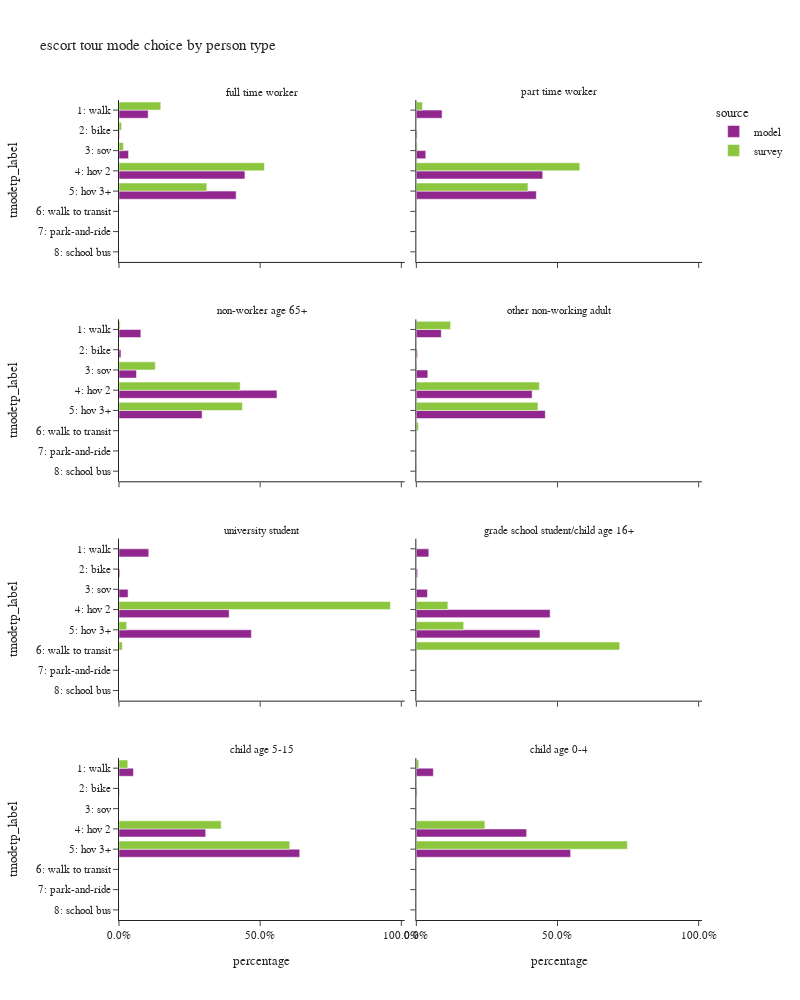

This figure's notebook cell:
### Code cell
plot_mode_choice(es_tour,"pptyp_label",
                 {"pptyp_label":["full time worker","part time worker","non-worker age 65+","other non-working adult",
                                 "university student","grade school student/child age 16+","child age 5-15","child age 0-4"],
                  "tmodetp_label":["1: walk","2: bike","3: sov","4: hov 2","5: hov 3+","6: walk to transit",
                                   "7: park-and-ride","8: school bus","9: other–survey only"]},
                 "person type",
                 2,1000)

### Figure 1 — Plotly figure (JSON) as saved in the notebook; plotly's stock layout.template omitted (floating-point values rounded to 4 significant figures)
{"data": [{"alignmentgroup": "True", "customdata": [[15637], [302], [5108], [67519], [62819]], "hovertemplate": "source=model<br>pptyp_label=full time worker<br>percentage=%{x}<br>tmodetp_label=%{y}<br>sample count=%{customdata[0]}<extra></extra>", "legendgroup": "model", "marker": {"color": "#91268F", "pattern": {"shape": ""}}, "name": "model", "offsetgroup": "model", "orientation": "h", "showlegend": true, "textposition": "auto", "type": "bar", "x": [0.1033, 0.001995, 0.03374, 0.446, 0.415], "xaxis": "x7", "y": ["1: walk", "2: bike", "3: sov", "4: hov 2", "5: hov 3+"], "yaxis": "y7"}, {"alignmentgroup": "True", "customdata": [[5524], [161], [2028], [27128], [25760]], "hovertemplate": "source=model<br>pptyp_label=part time worker<br>percentage=%{x}<br>tmodetp_label=%{y}<br>sample count=%{customdata[0]}<extra></extra>", "legendgroup": "model", "marker": {"color": "#91268F", "pattern": {"shape": ""}}, "name": "model", "offsetgroup": "model", "orientation": "h", "showlegend": false, "textposition": "auto", "type": "bar", "x": [0.09115, 0.002657, 0.03346, 0.4476, 0.4251], "xaxis": "x8", "y": ["1: walk", "2: bike", "3: sov", "4: hov 2", "5: hov 3+"], "yaxis": "y8"}, {"alignmentgroup": "True", "customdata": [[7485], [674], [5981], [54115], [28474]], "hovertemplate": "source=model<br>pptyp_label=non-worker age 65+<br>percentage=%{x}<br>tmodetp_label=%{y}<br>sample count=%{customdata[0]}<extra></extra>", "legendgroup": "model", "marker": {"color": "#91268F", "pattern": {"shape": ""}}, "name": "model", "offsetgroup": "model", "orientation": "h", "showlegend": false, "textposition": "auto", "type": "bar", "x": [0.07738, 0.006968, 0.06183, 0.5594, 0.2944], "xaxis": "x5", "y": ["1: walk", "2: bike", "3: sov", "4: hov 2", "5: hov 3+"], "yaxis": "y5"}, {"alignmentgroup": "True", "customdata": [[16693], [748], [7674], [77458], [86250]], "hovertemplate": "source=model<br>pptyp_label=other non-working adult<br>percentage=%{x}<br>tmodetp_label=%{y}<br>sample count=%{customdata[0]}<extra></extra>", "legendgroup": "model", "marker": {"color": "#91268F", "pattern": {"shape": ""}}, "name": "model", "offsetgroup": "model", "orientation": "h", "showlegend": false, "textposition": "auto", "type": "bar", "x": [0.08841, 0.003961, 0.04064, 0.4102, 0.4568], "xaxis": "x6", "y": ["1: walk", "2: bike", "3: sov", "4: hov 2", "5: hov 3+"], "yaxis": "y6"}, {"alignmentgroup": "True", "customdata": [[475], [14], [145], [1758], [2113]], "hovertemplate": "source=model<br>pptyp_label=university student<br>percentage=%{x}<br>tmodetp_label=%{y}<br>sample count=%{customdata[0]}<extra></extra>", "legendgroup": "model", "marker": {"color": "#91268F", "pattern": {"shape": ""}}, "name": "model", "offsetgroup": "model", "orientation": "h", "showlegend": false, "textposition": "auto", "type": "bar", "x": [0.1054, 0.003108, 0.03219, 0.3902, 0.469], "xaxis": "x3", "y": ["1: walk", "2: bike", "3: sov", "4: hov 2", "5: hov 3+"], "yaxis": "y3"}, {"alignmentgroup": "True", "customdata": [[191], [20], [170], [2049], [1894]], "hovertemplate": "source=model<br>pptyp_label=grade school student/child age 16+<br>percentage=%{x}<br>tmodetp_label=%{y}<br>sample count=%{customdata[0]}<extra></extra>", "legendgroup": "model", "marker": {"color": "#91268F", "pattern": {"shape": ""}}, "name": "model", "offsetgroup": "model", "orientation": "h", "showlegend": false, "textposition": "auto", "type": "bar", "x": [0.04417, 0.004625, 0.03932, 0.4739, 0.438], "xaxis": "x4", "y": ["1: walk", "2: bike", "3: sov", "4: hov 2", "5: hov 3+"], "yaxis": "y4"}, {"alignmentgroup": "True", "customdata": [[2856], [86], [17131], [35717]], "hovertemplate": "source=model<br>pptyp_label=child age 5-15<br>percentage=%{x}<br>tmodetp_label=%{y}<br>sample count=%{customdata[0]}<extra></extra>", "legendgroup": "model", "marker": {"color": "#91268F", "pattern": {"shape": ""}}, "name": "model", "offsetgroup": "model", "orientation": "h", "showlegend": false, "textposition": "auto", "type": "bar", "x": [0.05119, 0.001541, 0.3071, 0.6402], "xaxis": "x", "y": ["1: walk", "2: bike", "4: hov 2", "5: hov 3+"], "yaxis": "y"}, {"alignmentgroup": "True", "customdata": [[3940], [167], [25533], [35723]], "hovertemplate": "source=model<br>pptyp_label=child age 0-4<br>percentage=%{x}<br>tmodetp_label=%{y}<br>sample count=%{customdata[0]}<extra></extra>", "legendgroup": "model", "marker": {"color": "#91268F", "pattern": {"shape": ""}}, "name": "model", "offsetgroup": "model", "orientation": "h", "showlegend": false, "textposition": "auto", "type": "bar", "x": [0.06028, 0.002555, 0.3906, 0.5465], "xaxis": "x2", "y": ["1: walk", "2: bike", "4: hov 2", "5: hov 3+"], "yaxis": "y2"}, {"alignmentgroup": "True", "customdata": [[35], [8], [10], [114], [66], [2]], "hovertemplate": "source=survey<br>pptyp_label=full time worker<br>percentage=%{x}<br>tmodetp_label=%{y}<br>sample count=%{customdata[0]}<extra></extra>", "legendgroup": "survey", "marker": {"color": "#8CC63E", "pattern": {"shape": ""}}, "name": "survey", "offsetgroup": "survey", "orientation": "h", "showlegend": true, "textposition": "auto", "type": "bar", "x": [0.1479, 0.009274, 0.01534, 0.5153, 0.311, 0.001134], "xaxis": "x7", "y": ["1: walk", "2: bike", "3: sov", "4: hov 2", "5: hov 3+", "6: walk to transit"], "yaxis": "y7"}, {"alignmentgroup": "True", "customdata": [[7], [2], [31], [28], [1]], "hovertemplate": "source=survey<br>pptyp_label=part time worker<br>percentage=%{x}<br>tmodetp_label=%{y}<br>sample count=%{customdata[0]}<extra></extra>", "legendgroup": "survey", "marker": {"color": "#8CC63E", "pattern": {"shape": ""}}, "name": "survey", "offsetgroup": "survey", "orientation": "h", "showlegend": false, "textposition": "auto", "type": "bar", "x": [0.02182, 0.003179, 0.5789, 0.3954, 0.0007061], "xaxis": "x8", "y": ["1: walk", "3: sov", "4: hov 2", "5: hov 3+", "6: walk to transit"], "yaxis": "y8"}, {"alignmentgroup": "True", "customdata": [[5], [12], [40], [25], [1]], "hovertemplate": "source=survey<br>pptyp_label=non-worker age 65+<br>percentage=%{x}<br>tmodetp_label=%{y}<br>sample count=%{customdata[0]}<extra></extra>", "legendgroup": "survey", "marker": {"color": "#8CC63E", "pattern": {"shape": ""}}, "name": "survey", "offsetgroup": "survey", "orientation": "h", "showlegend": false, "textposition": "auto", "type": "bar", "x": [0.003936, 0.1285, 0.4293, 0.4371, 0.001111], "xaxis": "x5", "y": ["1: walk", "3: sov", "4: hov 2", "5: hov 3+", "6: walk to transit"], "yaxis": "y5"}, {"alignmentgroup": "True", "customdata": [[21], [2], [5], [74], [40], [3], [1]], "hovertemplate": "source=survey<br>pptyp_label=other non-working adult<br>percentage=%{x}<br>tmodetp_label=%{y}<br>sample count=%{customdata[0]}<extra></extra>", "legendgroup": "survey", "marker": {"color": "#8CC63E", "pattern": {"shape": ""}}, "name": "survey", "offsetgroup": "survey", "orientation": "h", "showlegend": false, "textposition": "auto", "type": "bar", "x": [0.1214, 0.0008328, 0.002336, 0.4358, 0.4308, 0.007304, 0.001431], "xaxis": "x6", "y": ["1: walk", "2: bike", "3: sov", "4: hov 2", "5: hov 3+", "6: walk to transit", "8: school bus"], "yaxis": "y6"}, {"alignmentgroup": "True", "customdata": [[6], [1], [1]], "hovertemplate": "source=survey<br>pptyp_label=university student<br>percentage=%{x}<br>tmodetp_label=%{y}<br>sample count=%{customdata[0]}<extra></extra>", "legendgroup": "survey", "marker": {"color": "#8CC63E", "pattern": {"shape": ""}}, "name": "survey", "offsetgroup": "survey", "orientation": "h", "showlegend": false, "textposition": "auto", "type": "bar", "x": [0.9613, 0.02695, 0.01178], "xaxis": "x3", "y": ["4: hov 2", "5: hov 3+", "6: walk to transit"], "yaxis": "y3"}, {"alignmentgroup": "True", "customdata": [[4], [2], [1]], "hovertemplate": "source=survey<br>pptyp_label=grade school student/child age 16+<br>percentage=%{x}<br>tmodetp_label=%{y}<br>sample count=%{customdata[0]}<extra></extra>", "legendgroup": "survey", "marker": {"color": "#8CC63E", "pattern": {"shape": ""}}, "name": "survey", "offsetgroup": "survey", "orientation": "h", "showlegend": false, "textposition": "auto", "type": "bar", "x": [0.1117, 0.1678, 0.7206], "xaxis": "x4", "y": ["4: hov 2", "5: hov 3+", "6: walk to transit"], "yaxis": "y4"}, {"alignmentgroup": "True", "customdata": [[5], [12], [34], [1], [2]], "hovertemplate": "source=survey<br>pptyp_label=child age 5-15<br>percentage=%{x}<br>tmodetp_label=%{y}<br>sample count=%{customdata[0]}<extra></extra>", "legendgroup": "survey", "marker": {"color": "#8CC63E", "pattern": {"shape": ""}}, "name": "survey", "offsetgroup": "survey", "orientation": "h", "showlegend": false, "textposition": "auto", "type": "bar", "x": [0.03117, 0.362, 0.6048, 0.001156, 0.0008817], "xaxis": "x", "y": ["1: walk", "4: hov 2", "5: hov 3+", "6: walk to transit", "8: school bus"], "yaxis": "y"}, {"alignmentgroup": "True", "customdata": [[7], [1], [8], [33]], "hovertemplate": "source=survey<br>pptyp_label=child age 0-4<br>percentage=%{x}<br>tmodetp_label=%{y}<br>sample count=%{customdata[0]}<extra></extra>", "legendgroup": "survey", "marker": {"color": "#8CC63E", "pattern": {"shape": ""}}, "name": "survey", "offsetgroup": "survey", "orientation": "h", "showlegend": false, "textposition": "auto", "type": "bar", "x": [0.008587, 0.001095, 0.2428, 0.7475], "xaxis": "x2", "y": ["1: walk", "2: bike", "4: hov 2", "5: hov 3+"], "yaxis": "y2"}], "layout": {"annotations": [{"font": {}, "showarrow": false, "text": "child age 5-15", "x": 0.245, "xanchor": "center", "xref": "paper", "y": 0.1975, "yanchor": "bottom", "yref": "paper"}, {"font": {}, "showarrow": false, "text": "child age 0-4", "x": 0.755, "xanchor": "center", "xref": "paper", "y": 0.1975, "yanchor": "bottom", "yref": "paper"}, {"font": {}, "showarrow": false, "text": "university student", "x": 0.245, "xanchor": "center", "xref": "paper", "y": 0.465, "yanchor": "bottom", "yref": "paper"}, {"font": {}, "showarrow": false, "text": "grade school student/child age 16+", "x": 0.755, "xanchor": "center", "xref": "paper", "y": 0.465, "yanchor": "bottom", "yref": "paper"}, {"font": {}, "showarrow": false, "text": "non-worker age 65+", "x": 0.245, "xanchor": "center", "xref": "paper", "y": 0.7325, "yanchor": "bottom", "yref": "paper"}, {"font": {}, "showarrow": false, "text": "other non-working adult", "x": 0.755, "xanchor": "center", "xref": "paper", "y": 0.7325, "yanchor": "bottom", "yref": "paper"}, {"font": {}, "showarrow": false, "text": "full time worker", "x": 0.245, "xanchor": "center", "xref": "paper", "y": 1.0, "yanchor": "bottom", "yref": "paper"}, {"font": {}, "showarrow": false, "text": "part time worker", "x": 0.755, "xanchor": "center", "xref": "paper", "y": 1.0, "yanchor": "bottom", "yref": "paper"}], "barmode": "group", "height": 1000, "legend": {"title": {"text": "source"}, "tracegroupgap": 0}, "title": {"text": "escort tour mode choice by person type"}, "width": 800, "xaxis": {"anchor": "y", "domain": [0.0, 0.49], "tickformat": ".1%", "title": {"text": "percentage"}}, "xaxis2": {"anchor": "y2", "domain": [0.51, 1.0], "matches": "x", "tickformat": ".1%", "title": {"text": "percentage"}}, "xaxis3": {"anchor": "y3", "domain": [0.0, 0.49], "matches": "x", "showticklabels": false, "tickformat": ".1%"}, "xaxis4": {"anchor": "y4", "domain": [0.51, 1.0], "matches": "x", "showticklabels": false, "tickformat": ".1%"}, "xaxis5": {"anchor": "y5", "domain": [0.0, 0.49], "matches": "x", "showticklabels": false, "tickformat": ".1%"}, "xaxis6": {"anchor": "y6", "domain": [0.51, 1.0], "matches": "x", "showticklabels": false, "tickformat": ".1%"}, "xaxis7": {"anchor": "y7", "domain": [0.0, 0.49], "matches": "x", "showticklabels": false, "tickformat": ".1%"}, "xaxis8": {"anchor": "y8", "domain": [0.51, 1.0], "matches": "x", "showticklabels": false, "tickformat": ".1%"}, "yaxis": {"anchor": "x", "categoryarray": ["9: other–survey only", "8: school bus", "7: park-and-ride", "6: walk to transit", "5: hov 3+", "4: hov 2", "3: sov", "2: bike", "1: walk"], "categoryorder": "array", "domain": [0.0, 0.1975], "title": {"text": "tmodetp_label"}}, "yaxis2": {"anchor": "x2", "domain": [0.0, 0.1975], "matches": "y", "showticklabels": false}, "yaxis3": {"anchor": "x3", "categoryarray": ["9: other–survey only", "8: school bus", "7: park-and-ride", "6: walk to transit", "5: hov 3+", "4: hov 2", "3: sov", "2: bike", "1: walk"], "categoryorder": "array", "domain": [0.2675, 0.465], "matches": "y", "title": {"text": "tmodetp_label"}}, "yaxis4": {"anchor": "x4", "domain": [0.2675, 0.465], "matches": "y", "showticklabels": false}, "yaxis5": {"anchor": "x5", "categoryarray": ["9: other–survey only", "8: school bus", "7: park-and-ride", "6: walk to transit", "5: hov 3+", "4: hov 2", "3: sov", "2: bike", "1: walk"], "categoryorder": "array", "domain": [0.535, 0.7325], "matches": "y", "title": {"text": "tmodetp_label"}}, "yaxis6": {"anchor": "x6", "domain": [0.535, 0.7325], "matches": "y", "showticklabels": false}, "yaxis7": {"anchor": "x7", "categoryarray": ["9: other–survey only", "8: school bus", "7: park-and-ride", "6: walk to transit", "5: hov 3+", "4: hov 2", "3: sov", "2: bike", "1: walk"], "categoryorder": "array", "domain": [0.8025, 1.0], "matches": "y", "title": {"text": "tmodetp_label"}}, "yaxis8": {"anchor": "x8", "domain": [0.8025, 1.0], "matches": "y", "showticklabels": false}}}
